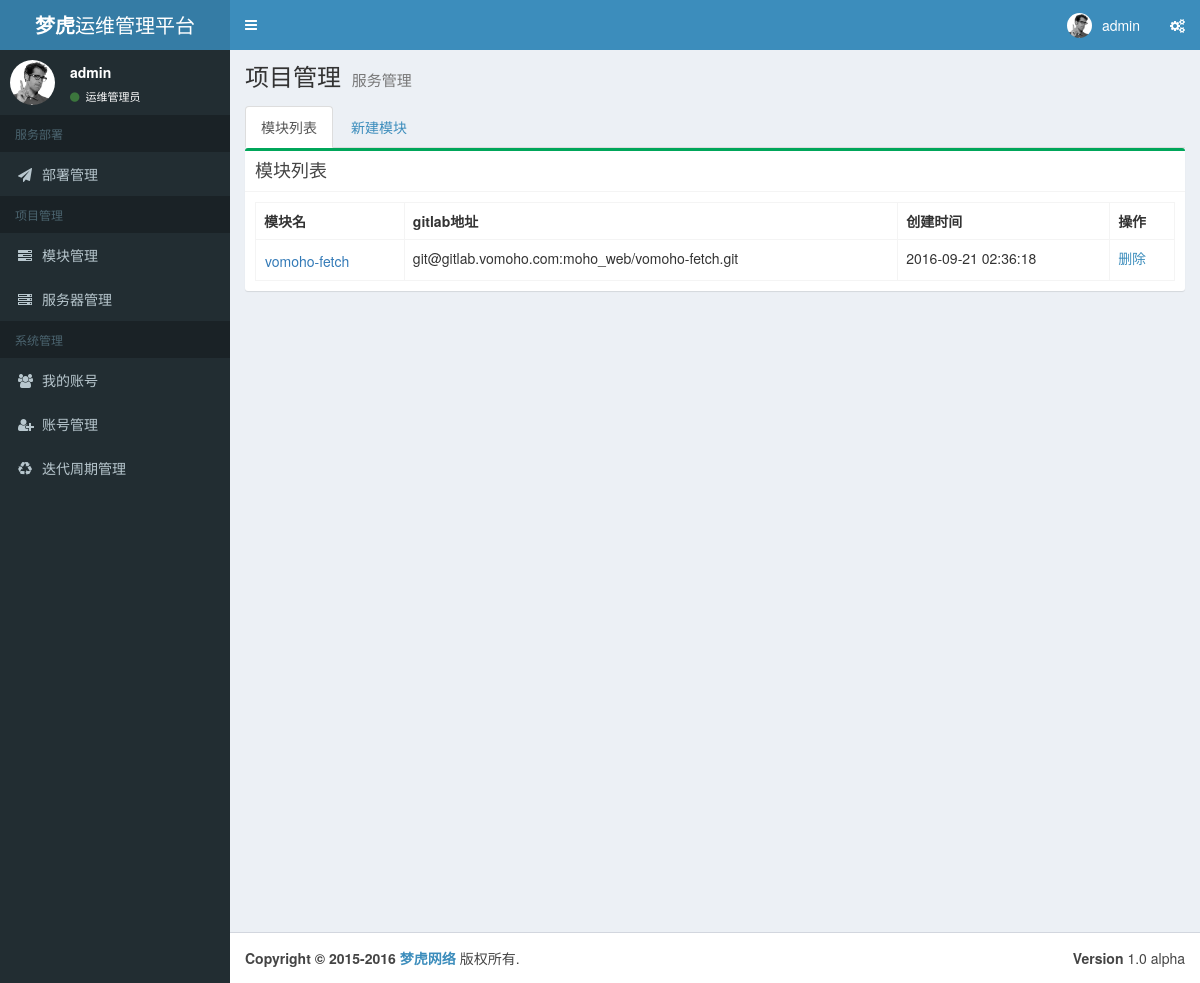
The app's page /project/project_list (signed in), older data.
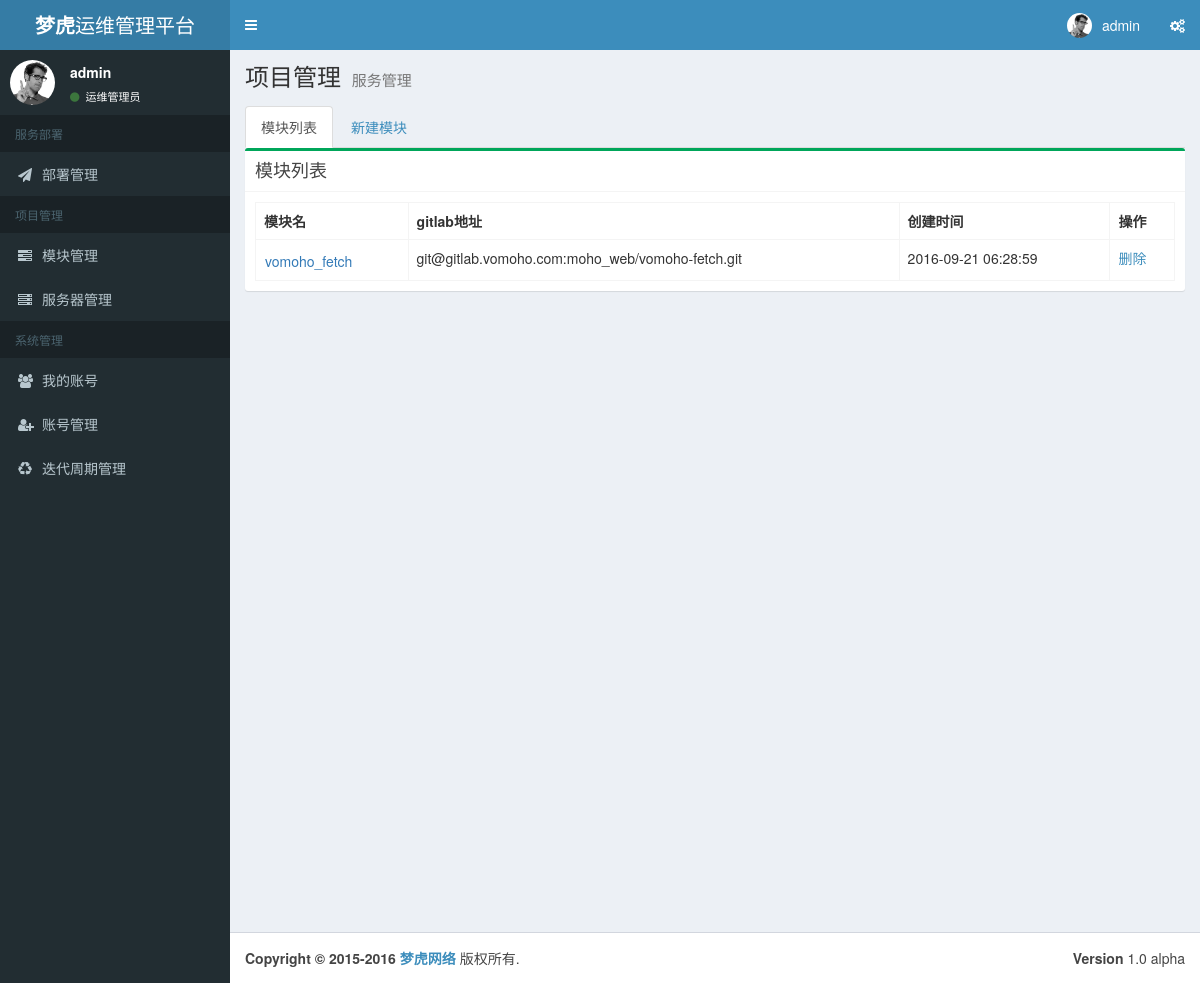
The same page, newer data.
### tables this page shows
CREATE TABLE projects (
  id integer primary key autoincrement,
  pid integer,
  name text not null,
  gitlab_url text default "",
  branch text default "",
  pre_shell default "",
  pos_shell default "",
  time TIMESTAMP NOT NULL DEFAULT current_timestamp,
  description text default ""
);

### views/project.py (the view)
@project.route("/project_list")
def project_list():
    if not session.get('logged_in'):
        abort(401)
    cur = g.db.execute("select * from projects")
    projects = cur.fetchall()
    cur2 = g.db.execute("select * from users")
    users = cur2.fetchall()
    return render_template("project_list.html",
                           service_type=SERVICE_TYPE["PROJECT_MANEGE"],
                           service_name=PROJECT_MANEGE["PROJECT_MANEGE"],
                           projects=projects,
                           users=users)

### run.py (called while the page is built)
def connect_db():
    rv = sqlite3.connect(app.config['DATABASE'])
    rv.row_factory = sqlite3.Row
    return rv

@app.before_request
def before_request():
    g.db = connect_db()
    g.cf = configparser.ConfigParser()
    g.cf.read("config.iml")

@app.teardown_request
def teardown_request(exception):
    if exception is not None:
        print(exception)
    db = getattr(g, 'db', None)
    if db is not None:
        db.close()
    g.db.close()

### templates/project_list.html (shortened to what this page needs)
{% extends "base_layout.html" %}
{% block css %}
    <link href="{{ url_for('static', filename='basstyle.css') }}" rel="stylesheet" type="text/css"/>
{% endblock %}
{% block body %}
  <ul class="nav nav-tabs" role="tablist">
      <li role="presentation" class="active"><a href="#project_list" aria-controls="project_list" role="tab" data-toggle="tab">模块列表</a></li>
      <li role="presentation"><a href="#project_manage" aria-controls="project_manage" role="tab" data-toggle="tab">新建模块</a></li>
  </ul>
  <div class="tab-content">
    <div role="tabpanel" class="tab-pane active" id="project_list">
        <div class="row">
            <div class="col-xs-12">
                <div class="box box-success">
                    <div class="box-header with-border">
                        <h3 class="box-title">模块列表</h3>
                    </div>
                    <div class="box-body">
                        <table class="table table-bordered" id="pro_info">
                            <tr>
                                <th>模块名</th>
                                <th>gitlab地址</th>
                                <th>创建时间</th>
                                {% if session.get('username') == 'admin' %}
                                <th>操作</th>
                                {% endif %}
                            </tr>
                            {% for project in projects %}
                            <tr class="pro_info_tr">
                                <td>
                                    <a class="btn btn-link btn-a" data-toggle="modal" data-target="#myModal">{{ project.name }}</a>
                                </td>
                                <td>{{ project.gitlab_url }}</td>
                                <td>{{ project.time }}</td>
                                <td>
                                    {% if session.get('username') == 'admin' %}
                                    <a href="/project/delete_project/{{ project.pid }}">删除</a>
                                    {% endif %}
                                </td>
                            </tr>
                            {% endfor %}
                        </table>
                    </div>
                </div>
            </div>
        </div>
    </div>
  </div>
{% endblock %}

Row changes from the older to the newer data that the page shows:
removed projects: name "vomoho-fetch", gitlab_url "git@gitlab.vomoho.com:moho_web/vomoho-fetch.git", time "2016-09-21 02:36:18"
added projects: name "vomoho_fetch", gitlab_url "git@gitlab.vomoho.com:moho_web/vomoho-fetch.git", time "2016-09-21 06:28:59"
